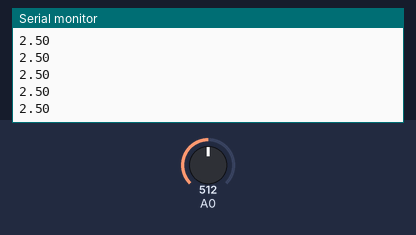
Bench run of a sketch on a simulated Arduino Uno, built with avr-gcc and run on an emulated ATmega328P. On the bench: the last lines printed to the serial monitor. The test bench sets the inputs (shaded band); at power-on: A0 = 512.

Above: at 1.2 s.
1.3 s: A0 set to 716
At 2.0 s:
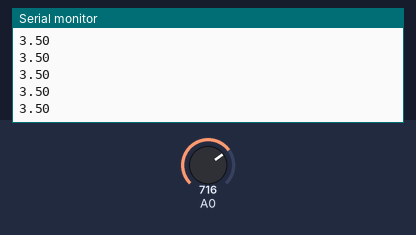
2.8 s: A0 set to 900
At 3.8 s:
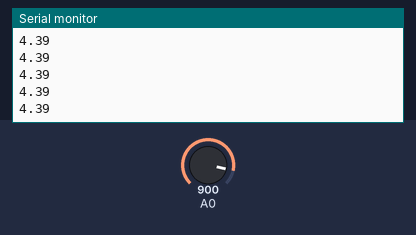
Timing chart, 0 to 5.8 s (numbered marks = the images above; inputs shaded):
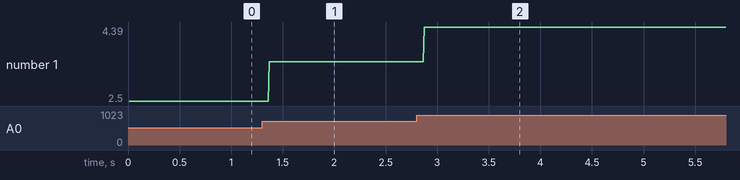

Measured:
- after the input at 1.3 s, the serial monitor: prints a new line after 0.07 s (image 1)
- after the input at 2.8 s, the serial monitor: prints a new line after 0.07 s (image 2)
- plotted number 1: 2.5 → 3.5 after the input at 1.3 s, 3.5 → 4.3 after the input at 2.8 s

The sketch:

PhotoresistorTest.ino
```cpp
void setup() {
  // put your setup code here, to run once:
  Serial.begin(9600);
  Serial.println("hello world");
  pinMode(A0, INPUT);
}

void loop() {
  // put your main code here, to run repeatedly:
  int val = analogRead(A0);
  float voltage = (val/1024.0)*5;
  Serial.println(voltage);
}
```
